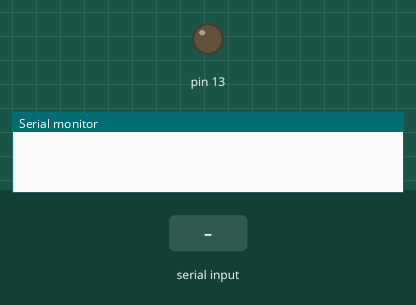
Simulated run of this sketch. Board: Arduino Uno, built with avr-gcc and run on an emulated ATmega328P. Shown: output pins drawn as LEDs (lit = HIGH), the last lines printed to the serial monitor. Inputs (shaded band) come from the test bench.

Above: at 1.2 s.
1.3 s: "1" received over the second serial link
At 2.5 s:
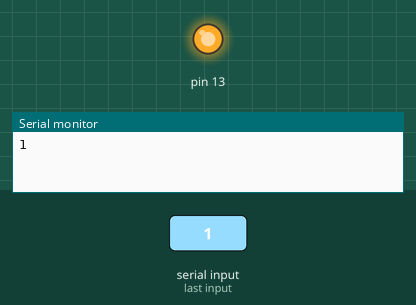
2.8 s: "0" received over the second serial link
At 3.8 s:
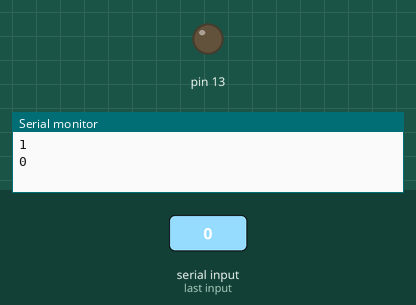
4.3 s: "2" received over the second serial link
At 4.9 s:
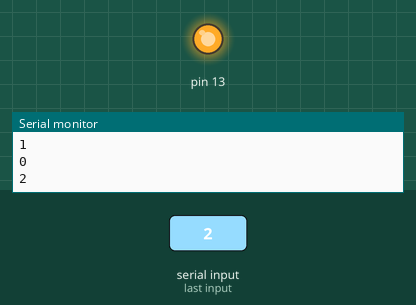
Timing chart, 0 to 7.3 s (numbered marks = the images above; inputs shaded):
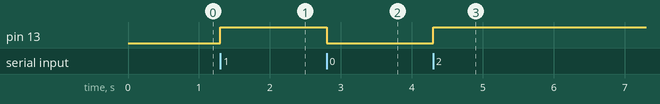

The sketch:

bluetooth.ino
```cpp
#include <SoftwareSerial.h>
#include <Wire.h>

#define MAX_STRING 128
// The maximum received command length from an Android system over the bluetooth

/*
 * Connections Between HC-06 and Arduino ---
 * HC-06    Arduino
 * TX       RX/Pin10
 * RX       TX/Pin11
 */

SoftwareSerial BTSerial(10,11);     // HC06 <-> Arduino RX/TX

byte cmd[MAX_STRING];               // var: Received command from Android
int cmd_len = 0;                    // var: Received command length record
int mode = 0;

void setup(){
    Serial.begin(9600);             // Init: Arduino <-> Computer Baud Rate
    BTSerial.begin(9600);           // Init: HC-06 <-> Arduino Baud Rate
    pinMode(13, OUTPUT);
}

void loop() {
    char str[MAX_STRING];           // var: String to be print
    int cmd_tmp_size;               // var: Command size waiting to be read.
    int i;                          // var: Reading loop counter
    int tick = 0;                   // var:

    while ( tick < MAX_STRING ){
        cmd_tmp_size = BTSerial.available();        // Get the size of commands waiting to be read
        if ( cmd_tmp_size > 0 ){                    // If there are commands waiting
            for ( i=0; i < cmd_tmp_size; i++ ){     // For each command character waiting
                cmd[(cmd_len++)%MAX_STRING] = char(BTSerial.read());
                                                    // Read command character and save it into cmd
            }
        }
        else {
            tick++;
        }
    }

    if (cmd_len){                   // If cmd have content
        sprintf(str,"%s",cmd);      // Convert cmd to string, and print formatted string to str
        Serial.println(str[0]);   // Print str by Serial
        cmd[0] = '\0';              // Clean cmd
        if(str[0]=='0')
          mode = 0;
        else
          mode = 1;
    }
    cmd_len = 0;                    // Reset cmd's length record

    if(mode != 0)
      digitalWrite(13,HIGH);
    else
      digitalWrite(13, LOW);
}
```

Measured:
- after the input at 1.3 s, pin 13: LOW → HIGH at once
- after the input at 2.8 s, pin 13: HIGH → LOW at once
- after the input at 4.3 s, pin 13: LOW → HIGH at once
